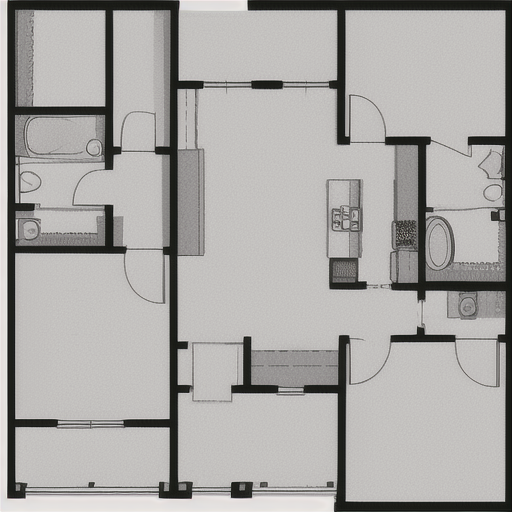
#> input picture input_image.jpg, 512 x 512 px
$ python convert.py input_image.jpg out.png
#> lines starting #> are read from the running program, lines starting #| are printed output that depends on the picture; after the words box and inside, x2 and y2 are one past the last pixel; in counts of white or black regions, pixels touching at a corner belong together
import cv2
import numpy as np
import argparse
import svgwrite
import os

def main(input_image_path, output_svg_path):
    # Load the image using OpenCV
#> called with input_image_path = 'input_image.jpg', output_svg_path = 'out.png'
    image = cv2.imread(input_image_path)
#> image is the input picture: shape (512, 512, 3); mean B, G, R 165.4, 167.7, 169.6

    if image is None:
        print("Error: Could not load the input image.")
        return

    # Apply edge detection (you can adjust parameters for your specific image)
    gray_image = cv2.cvtColor(image, cv2.COLOR_BGR2GRAY)
    edges = cv2.Canny(gray_image, threshold1=10, threshold2=200)
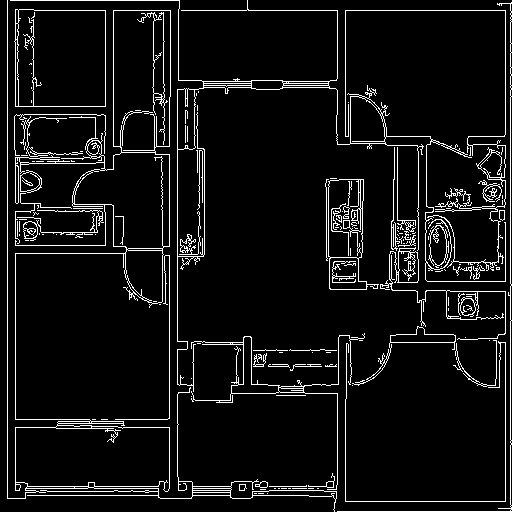
#> edges: shape (512, 512); 6.9% white in thin lines or dots

    # Find contours in the edge image
    contours, _ = cv2.findContours(edges, cv2.RETR_EXTERNAL, cv2.CHAIN_APPROX_SIMPLE)
#> contours = 117 contours, 94 with area under 20; largest, box (x1, y1, x2, y2) and area: (7, 0, 337, 512) 27033, (14, 9, 106, 107) 8658, (328, 179, 379, 290) 3646, (10, 0, 506, 392) 3512, (191, 333, 365, 490) 984

    # Create an SVG drawing
    svg_drawing = svgwrite.Drawing(output_svg_path, profile='tiny', size=(image.shape[1], image.shape[0]))

    # Draw contours as SVG paths without filling
    for contour in contours:
        points = np.squeeze(contour, axis=1)
        points = [(int(x), int(y)) for x, y in points]  # Convert to (x, y) integer pairs
        # Use "stroke" to set the outline color and "fill" to "none" to remove filling
        svg_drawing.add(svgwrite.shapes.Polygon(points=points, stroke=svgwrite.rgb(0, 0, 0, '%'), fill='none'))

    # Save the SVG file
    svg_drawing.save()

if __name__ == "__main__":
    parser = argparse.ArgumentParser(description="Convert an image of a floor plan to SVG outline.")
    parser.add_argument("input_image", help="Path to the input image file.")
    parser.add_argument("output_svg", help="Path to save the output SVG file.")

    args = parser.parse_args()

    input_image_path = args.input_image
    output_svg_path = args.output_svg

    if not os.path.exists(input_image_path):
        print("Error: Input image file does not exist.")
    else:
        main(input_image_path, output_svg_path)
#> (the call stopped at in main, `svg_drawing = svgwrite.Drawing(output_svg_path, profile='tiny', size=(..`: svgwrite is not available in this run)
